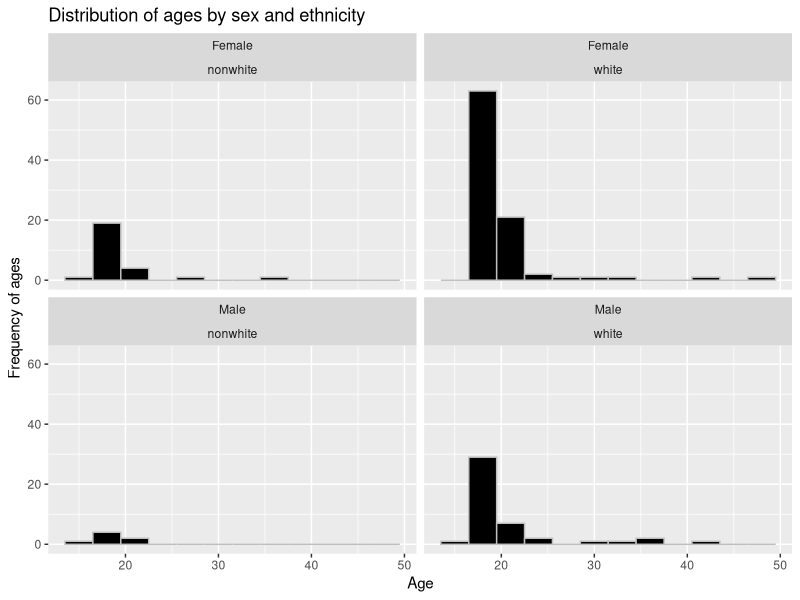
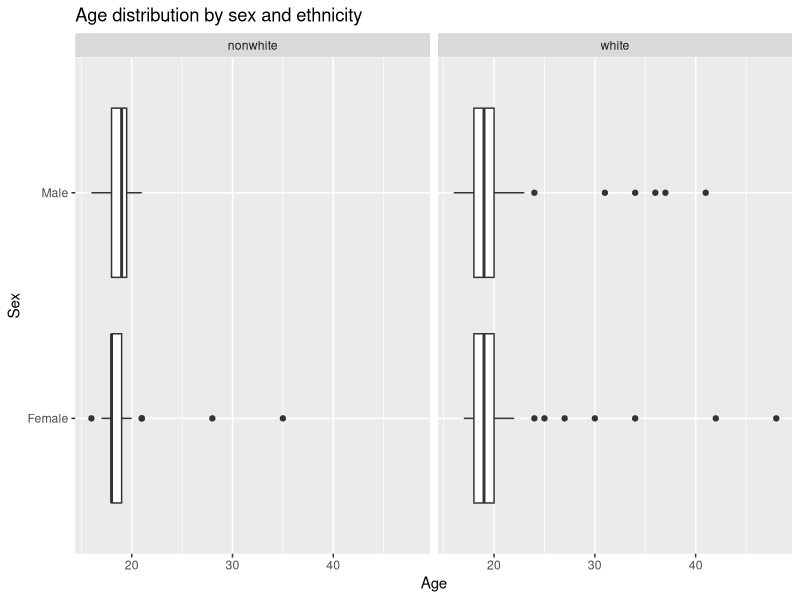

These charts were generated, in order, by the following R code:
## ---- chunk 1
#| message: false
#|label: load-packages
library(tidyverse)
## ---- chunk 2
#| message: false
library(here)
hip_hop <- read_csv(here::here("supporting_artifacts", "Learning Targets", "Lab3"
                               , "hiphop.csv"))
## ---- chunk 3
dim(hip_hop)
## ---- chunk 4
hip_hop <- hip_hop |> 
  mutate(as.factor(sex), as.factor(ethnic))
## ---- chunk 5
n_distinct(hip_hop$word) 
## ---- chunk 6
hip_hop <- hip_hop |> 
  mutate(ethnic=if_else(ethnic == "white", "white", "nonwhite"))
## ---- chunk 7
hip_hop |> 
  distinct(subj, sex, ethnic, .keepall = TRUE) |> 
  count(sex, ethnic, sort = TRUE) 
## ---- chunk 8
hip_hop |> 
  distinct(subj, .keep_all = TRUE) |> 
  summarise(mean_age = mean(age))
## ---- chunk 9
#| layout-ncol: 2
hip_hop |> 
  distinct(subj, .keep_all = TRUE) |> 
  ggplot(mapping = aes(x = age)) +
    geom_histogram(binwidth = 3, fill = "black", col = "grey") +
    labs(x = "Age", y = "Frequency of ages", title = "Distribution of ages by sex and ethnicity") +
    facet_wrap(~ sex + ethnic)

hip_hop |> 
   distinct(subj, .keep_all = TRUE) |> 
   ggplot(mapping = aes(x = age, y = sex)) +
    geom_boxplot() +
    labs(x = "Age", y = "Sex", title = "Age distribution by sex and ethnicity") + 
    facet_wrap(~ ethnic)
## ---- chunk 10
hip_hop |> 
  filter(age < 20) |> 
  select(word, familiarity) |> 
  group_by(word) |> 
  summarize(avg_score = mean(familiarity)) |> 
  slice_min(avg_score) 
hip_hop |> 
  filter(age < 20) |> 
  select(word, familiarity) |> 
  group_by(word) |> 
  summarize(avg_score = mean(familiarity)) |> 
  slice_max(avg_score) 
## ---- chunk 11
hip_hop |> 
  filter(ethnic == "nonwhite") |> 
  select(word, familiarity) |> 
  group_by(word) |> 
  summarize(avg_score = mean(familiarity)) |> 
  slice_max(avg_score)
hip_hop |> 
  filter(ethnic == "nonwhite") |> 
  select(word, familiarity) |> 
  group_by(word) |> 
  summarize(avg_score = mean(familiarity)) |> 
  slice_min(avg_score)
## ---- chunk 12
hip_hop |> 
  filter(ethnic == "white", age > 30, sex == "Male") |> 
  select(word, familiarity) |> 
  group_by(word) |> 
  summarize(avg_score = mean(familiarity)) |> 
  slice_max(avg_score)
hip_hop |> 
  filter(ethnic == "white", age > 30, sex == "Male") |> 
  select(word, familiarity) |> 
  group_by(word) |> 
  summarize(avg_score = mean(familiarity)) |> 
  slice_min(avg_score)
## ---- chunk 13
hip_hop |> 
  filter(city >= 10000 & city <= 60000, age >= 17 & age <= 23, ethnic == "white", sex == "Male") |> 
  slice_max(bieber)
